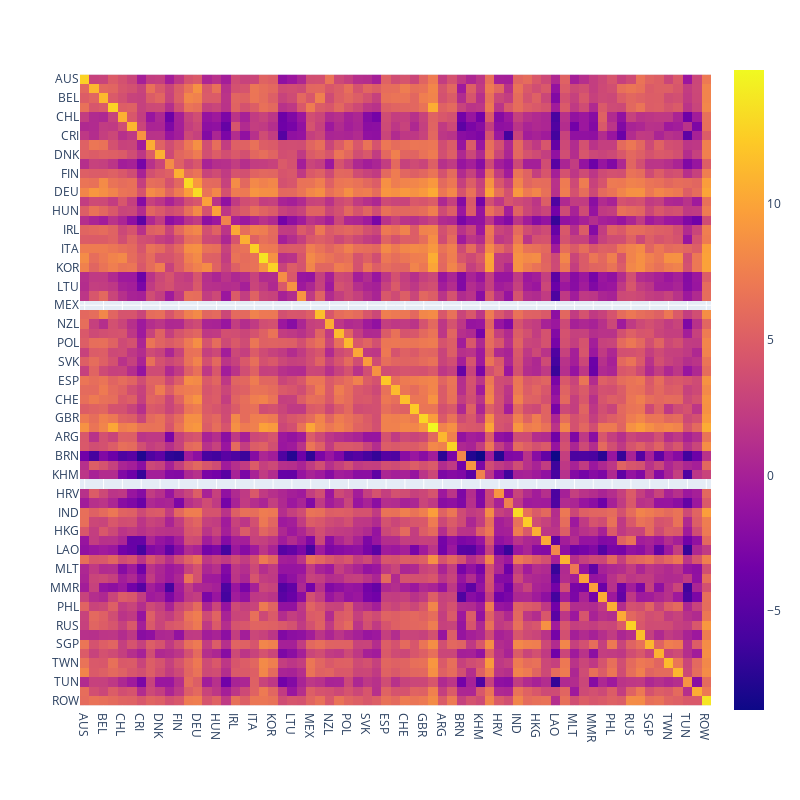

Source (notebook cell):
### Code cell
flows_df = pd.DataFrame(np.log(international_flows))
flows_df.index = countries
flows_df.columns = countries
px.imshow(flows_df, width=800, height=800)

### Figure 1 — Plotly figure (JSON) as saved in the notebook; plotly's stock layout.template omitted (floating-point values rounded to 4 significant figures; data arrays with more than 128 entries replaced by an {"elided": "..."} marker saying what was removed)
{"data": [{"coloraxis": "coloraxis", "hovertemplate": "x: %{x}<br>y: %{y}<br>color: %{z}<extra></extra>", "name": "0", "type": "heatmap", "x": ["AUS", "AUT", "BEL", "CAN", "CHL", "COL", "CRI", "CZE", "DNK", "EST", "FIN", "FRA", "DEU", "GRC", "HUN", "ISL", "IRL", "ISR", "ITA", "JPN", "KOR", "LVA", "LTU", "LUX", "MEX", "NLD", "NZL", "NOR", "POL", "PRT", "SVK", "SVN", "ESP", "SWE", "CHE", "TUR", "GBR", "USA", "ARG", "BRA", "BRN", "BGR", "KHM", "CHN", "HRV", "CYP", "IND", "IDN", "HKG", "KAZ", "LAO", "MYS", "MLT", "MAR", "MMR", "PER", "PHL", "ROU", "RUS", "SAU", "SGP", "ZAF", "TWN", "THA", "TUN", "VNM", "ROW"], "xaxis": "x", "y": ["AUS", "AUT", "BEL", "CAN", "CHL", "COL", "CRI", "CZE", "DNK", "EST", "FIN", "FRA", "DEU", "GRC", "HUN", "ISL", "IRL", "ISR", "ITA", "JPN", "KOR", "LVA", "LTU", "LUX", "MEX", "NLD", "NZL", "NOR", "POL", "PRT", "SVK", "SVN", "ESP", "SWE", "CHE", "TUR", "GBR", "USA", "ARG", "BRA", "BRN", "BGR", "KHM", "CHN", "HRV", "CYP", "IND", "IDN", "HKG", "KAZ", "LAO", "MYS", "MLT", "MAR", "MMR", "PER", "PHL", "ROU", "RUS", "SAU", "SGP", "ZAF", "TWN", "THA", "TUN", "VNM", "ROW"], "yaxis": "y", "z": {"elided": "67x67 float values"}}], "layout": {"coloraxis": {"colorscale": [[0, "#0d0887"], [0.1111, "#46039f"], [0.2222, "#7201a8"], [0.3333, "#9c179e"], [0.4444, "#bd3786"], [0.5556, "#d8576b"], [0.6667, "#ed7953"], [0.7778, "#fb9f3a"], [0.8889, "#fdca26"], [1, "#f0f921"]]}, "height": 800, "margin": {"t": 60}, "width": 800, "xaxis": {"anchor": "y", "constrain": "domain", "domain": [0, 1], "scaleanchor": "y"}, "yaxis": {"anchor": "x", "autorange": "reversed", "constrain": "domain", "domain": [0, 1]}}}
